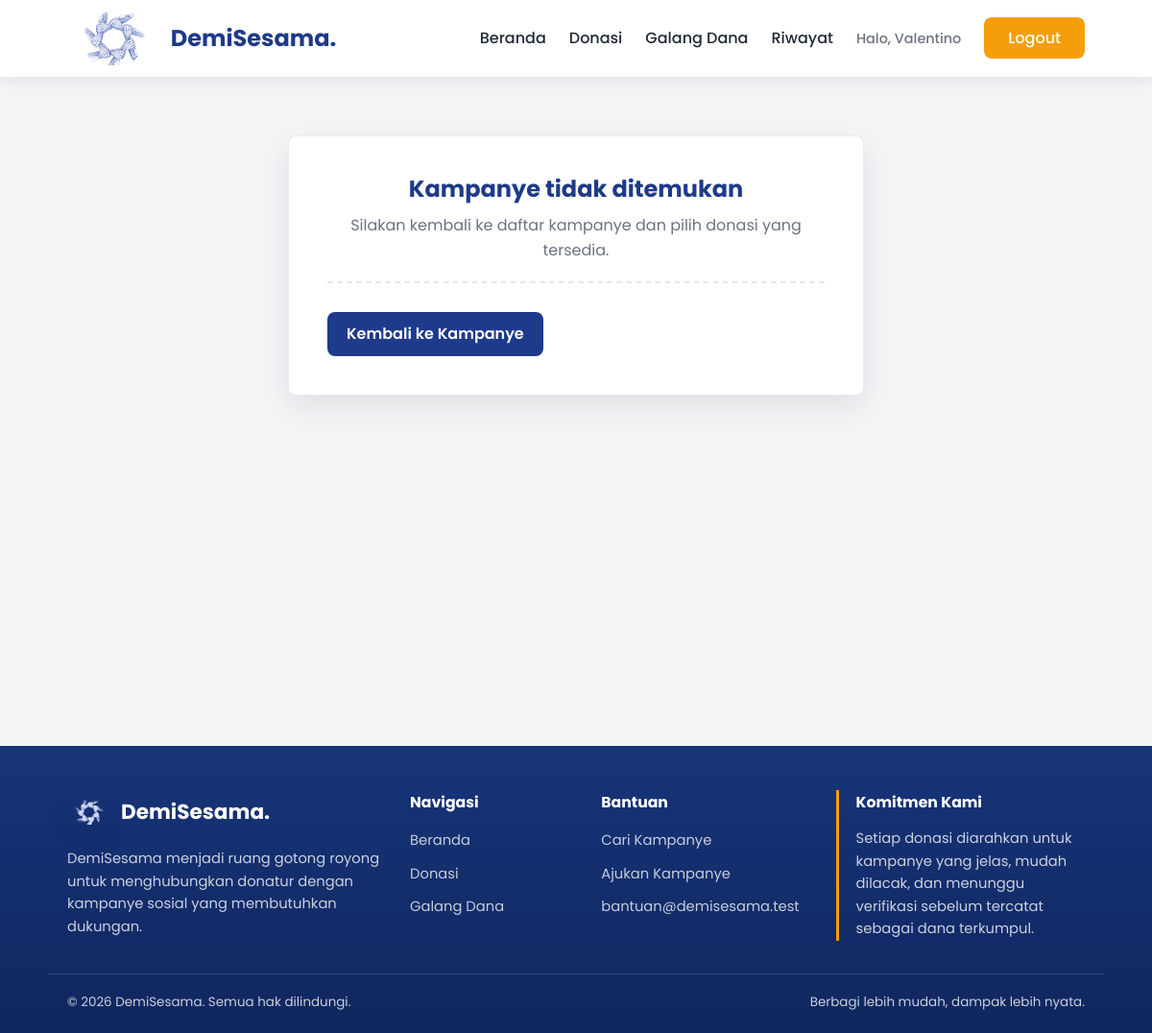
The page /pages/donasi.php (signed in) on the database as committed earlier.
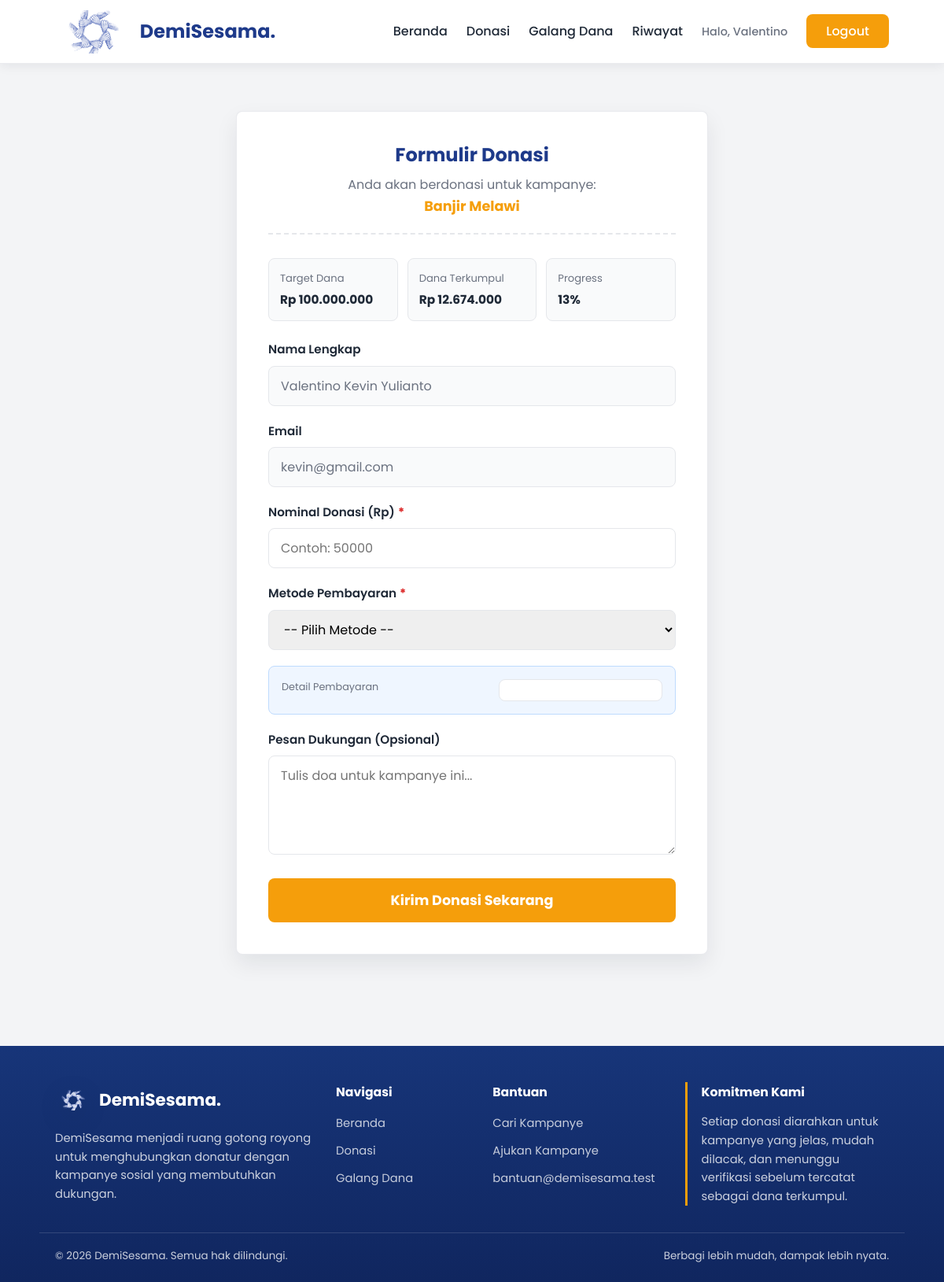
The same page on the database as committed later.
### tables this page shows
CREATE TABLE `kampanye` (
  `id_kampanye` int(11) NOT NULL AUTO_INCREMENT,
  `id_penyelenggara` int(11) NOT NULL,
  `judul_kampanye` varchar(100) NOT NULL,
  `kategori` varchar(50) NOT NULL,
  `lokasi` varchar(100) NOT NULL,
  `deskripsi` varchar(1000) NOT NULL,
  `target_dana` int(15) NOT NULL,
  `dana_terkumpul` int(15) NOT NULL DEFAULT 0,
  `batas_waktu` date NOT NULL,
  `gambar_poster` varchar(255) NOT NULL,
  PRIMARY KEY (`id_kampanye`),
  KEY `id_penyelenggara` (`id_penyelenggara`),
  CONSTRAINT `kampanye_ibfk_1`
    FOREIGN KEY (`id_penyelenggara`)
    REFERENCES `penyelenggara` (`id_penyelenggara`)
    ON DELETE CASCADE
    ON UPDATE CASCADE
);

CREATE TABLE `donatur` (
  `id_donatur` int(11) NOT NULL AUTO_INCREMENT,
  `nama_lengkap` varchar(50) NOT NULL,
  `email` varchar(50) NOT NULL,
  `nomor_telepon` varchar(15) NOT NULL,
  `password` varchar(50) NOT NULL,
  PRIMARY KEY (`id_donatur`)
);

### components/path_helper.php (called while the page is built, shortened)
<?php
if (!function_exists('appBaseUrl')) {
    function appBaseUrl() {
        static $base_url = null;
        if ($base_url !== null) {
            return $base_url;
        }
        $document_root = realpath($_SERVER['DOCUMENT_ROOT'] ?? '');
        $project_root = realpath(dirname(__DIR__));
        if ($document_root && $project_root && strpos($project_root, $document_root) === 0) {
            $relative = trim(str_replace('\\', '/', substr($project_root, strlen($document_root))), '/');
            $base_url = '/' . ($relative !== '' ? $relative . '/' : '');
            return $base_url;
        }
        $script_name = str_replace('\\', '/', $_SERVER['SCRIPT_NAME'] ?? '/');
        $base_url = preg_replace('#/(admin|auth|pages)/[^/]*$#', '/', $script_name);
        $base_url = preg_replace('#/[^/]*$#', '/', $base_url);
        return $base_url ?: '/';
    }
}
if (!function_exists('url_for')) {
    function url_for($path = '') {
        $path = (string) $path;
        return appBaseUrl() . ltrim($path, '/');
    }
}
if (!function_exists('asset_url')) {
    function asset_url($path) {
        return url_for($path);
    }
}
if (!function_exists('current_page_path')) {
    function current_page_path() {
        $script_name = str_replace('\\', '/', $_SERVER['SCRIPT_NAME'] ?? '');
        $base_url = appBaseUrl();
        return ltrim(basename($script_name), '/');
    }
}
?>

### components/donation_service.php (called while the page is built, shortened)
<?php
require_once __DIR__ . "/donation_helper.php";
if (!function_exists('getCampaignForDonation')) {
    function getCampaignForDonation($conn, $id_kampanye) {
        $id_kampanye = (int) $id_kampanye;
        $stmt = mysqli_prepare(
            $conn,
            "SELECT k.*, p.nama_penyelenggara
             FROM kampanye k
             INNER JOIN penyelenggara p ON p.id_penyelenggara = k.id_penyelenggara
             WHERE k.id_kampanye = ?"
        );
        mysqli_stmt_bind_param($stmt, "i", $id_kampanye);
        mysqli_stmt_execute($stmt);
        $result = mysqli_stmt_get_result($stmt);
        $campaign = $result ? mysqli_fetch_assoc($result) : null;
        return $campaign;
    }
}
if (!function_exists('getDonorById')) {
    function getDonorById($conn, $id_donatur) {
        $id_donatur = (int) $id_donatur;
        $stmt = mysqli_prepare($conn, "SELECT id_donatur, nama_lengkap, email FROM donatur WHERE id_donatur = ?");
        mysqli_stmt_bind_param($stmt, "i", $id_donatur);
        mysqli_stmt_execute($stmt);
        $result = mysqli_stmt_get_result($stmt);
        $donor = $result ? mysqli_fetch_assoc($result) : null;
        return $donor;
    }
}
?>

### components/donation_helper.php (called while the page is built, shortened)
<?php
require_once __DIR__ . "/path_helper.php";
if (!function_exists('e')) {
    function e($value) {
        return htmlspecialchars((string) $value, ENT_QUOTES, 'UTF-8');
    }
}
if (!function_exists('formatRupiah')) {
    function formatRupiah($value) {
        return "Rp " . number_format((float) $value, 0, ',', '.');
    }
}
?>

### pages/donasi.php (the view, shortened to what the changed rows need)
<?php
require_once("../components/db_conn.php");
require_once("../components/donation_service.php");
$id_kampanye = filter_input(INPUT_GET, 'id', FILTER_VALIDATE_INT);
if (!$id_kampanye) {
    $id_kampanye = filter_input(INPUT_POST, 'id_kampanye', FILTER_VALIDATE_INT);
}
if (!$id_kampanye) {
    $id_kampanye = 1;
}
$kampanye = getCampaignForDonation($conn, $id_kampanye);
$donatur = getDonorById($conn, $_SESSION['id_donatur']);
$nominal = $_POST['nominal'] ?? '';
$pesan = $_POST['pesan'] ?? '';
$target = $kampanye ? (float) $kampanye['target_dana'] : 0;
$terkumpul = $kampanye ? (float) $kampanye['dana_terkumpul'] : 0;
$persentase = $target > 0 ? min(round(($terkumpul / $target) * 100), 100) : 0;
?>
<!DOCTYPE html>
<html lang="id">
<head>
    <link rel="stylesheet" href="<?php echo asset_url('css/global.css?v=3'); ?>">
    <link rel="stylesheet" href="<?php echo asset_url('css/form.css?v=3'); ?>">
</head>
<body>
    <main class="halaman-form">
        <div class="container form-container">
            <div class="form-card">
                <?php if (!$kampanye): ?>
                    <div class="ringkasan-donasi">
                        <h2>Kampanye tidak ditemukan</h2>
                        <p>Silakan kembali ke daftar kampanye dan pilih donasi yang tersedia.</p>
                    </div>
                    <a href="<?php echo url_for('index.php#kampanye'); ?>" class="btn-kembali-home">Kembali ke Kampanye</a>
                <?php else: ?>
                    <div class="ringkasan-donasi">
                        <h2>Formulir Donasi</h2>
                        <p>Anda akan berdonasi untuk kampanye:<br><strong><?php echo e($kampanye['judul_kampanye']); ?></strong></p>
                    </div>
                    <div class="summary-grid">
                        <div>
                            <span>Target Dana</span>
                            <strong><?php echo formatRupiah($kampanye['target_dana']); ?></strong>
                        </div>
                        <div>
                            <span>Dana Terkumpul</span>
                            <strong><?php echo formatRupiah($kampanye['dana_terkumpul']); ?></strong>
                        </div>
                        <div>
                            <span>Progress</span>
                            <strong><?php echo $persentase; ?>%</strong>
                        </div>
                    </div>
                    <form method="POST" action="<?php echo url_for('pages/donasi.php?id=' . (int) $kampanye['id_kampanye']); ?>" class="form-donasi">
                        <div class="form-group">
                            <label for="nama">Nama Lengkap</label>
                            <input type="text" id="nama" value="<?php echo e($donatur['nama_lengkap']); ?>" readonly>
                        </div>
                        <div class="form-group">
                            <label for="email">Email</label>
                            <input type="email" id="email" value="<?php echo e($donatur['email']); ?>" readonly>
                        </div>
                        <div class="form-group">
                            <label for="nominal">Nominal Donasi (Rp)<span class="required">*</span></label>
                            <input type="number" id="nominal" name="nominal" placeholder="Contoh: 50000" min="10000" value="<?php echo e($nominal); ?>" required>
                        </div>
                        <div class="form-group">
                            <label for="metode">Metode Pembayaran<span class="required">*</span></label>
                            <select name="metode" id="metode" required>
                                <option value="">-- Pilih Metode --</option>
                            </select>
                        </div>
                        <div class="payment-preview" id="payment-preview" hidden>
                            <div>
                                <span>Detail Pembayaran</span>
                            </div>
                            <div class="payment-preview-target" id="payment-preview-target"></div>
                        </div>
                        <div class="form-group">
                            <label for="pesan">Pesan Dukungan (Opsional)</label>
                            <textarea id="pesan" name="pesan" rows="4" placeholder="Tulis doa untuk kampanye ini..."><?php echo e($pesan); ?></textarea>
                        </div>
                        <button type="submit" class="btn-submit-form">Kirim Donasi Sekarang</button>
                    </form>
                <?php endif; ?>
            </div>
        </div>
    </main>
</body>
</html>

Rows that differ between the two databases and show on the page:
added kampanye: judul_kampanye "Banjir Melawi", target_dana "Rp 100.000.000", dana_terkumpul "Rp 12.674.000", persentase "13"
now on this page (row unchanged): donatur: nama_lengkap "Valentino Kevin Yulianto", email "kevin@gmail.com"
Other text that changed with them:
form field metode: (not shown) → "-- Pilih Metode --"
text no longer shown: "Kampanye tidak ditemukan Silakan kembali ke daftar kampanye dan pilih donasi yang tersedia. Kembali ke Kampanye"
text now shown: "Formulir Donasi Anda akan berdonasi untuk kampanye: Target Dana Dana Terkumpul Progress % Nama Lengkap Email Nominal Donasi (Rp) * Metode Pembayaran * Detail Pembayaran Pesan Dukungan (Opsional) Kirim Donasi Sekarang"
